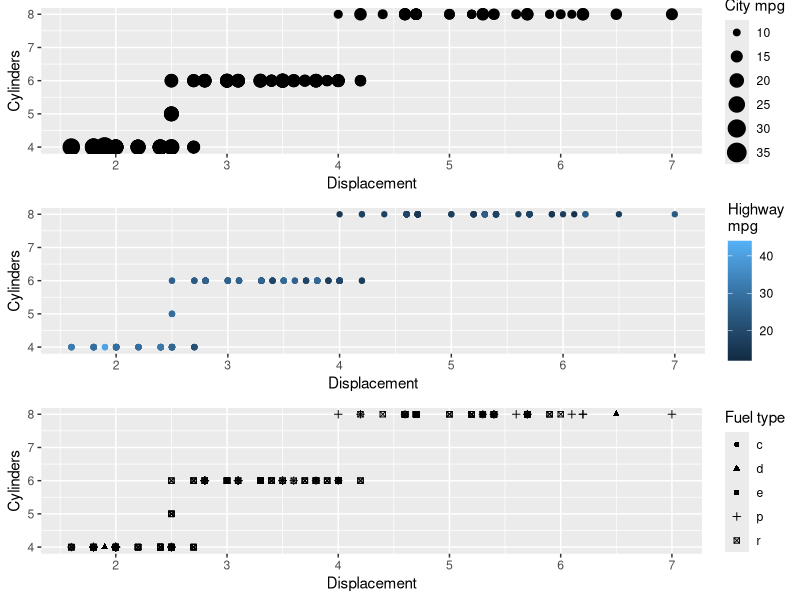
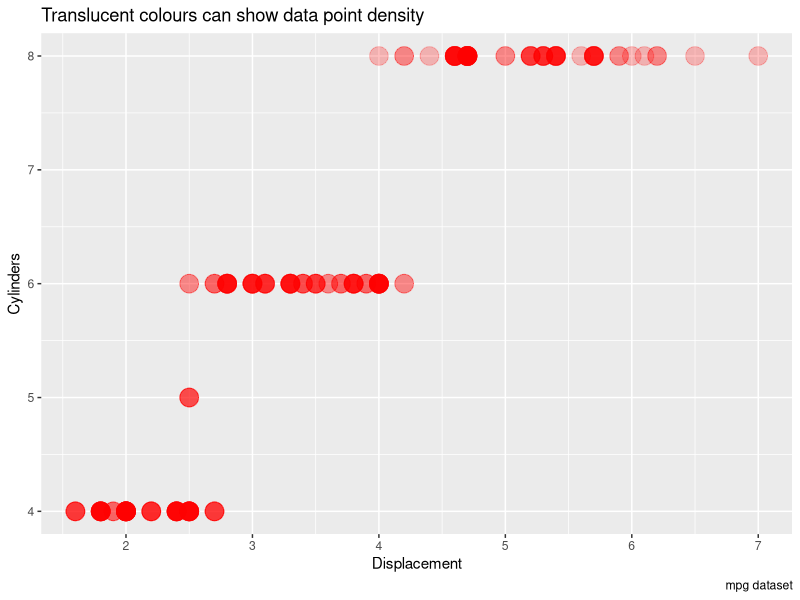

These charts were generated, in order, by the following R code:
## ---- chunk 1
knitr::opts_chunk$set(echo = TRUE)
## ---- chunk 2
#install.packages("gridExtra")
library(ggplot2)
library(tidyverse)
library(gridExtra)
## ---- chunk 3
size.plot<-ggplot(mpg, aes(displ, cyl))+ geom_point(aes(size=cty)) +
labs(x='Displacement', y='Cylinders', size='City mpg')
colour.plot<-ggplot(mpg, aes(displ, cyl))+ geom_point(aes(colour= hwy)) +
labs(x='Displacement', y='Cylinders', colour='Highway\nmpg')
shape.plot<-ggplot(mpg, aes(displ, cyl))+ geom_point(aes(shape=fl)) +
labs(x='Displacement', y='Cylinders', shape='Fuel type')
grid.arrange(size.plot, colour.plot, shape.plot, ncol=1)

## ---- chunk 4
ggplot(mpg, aes(displ, cyl))+geom_point(size=6, colour=rgb(1,0,0,0.25))+
labs(x="Displacement", y="Cylinders",
title="Translucent colours can show data point density", caption="mpg dataset")

